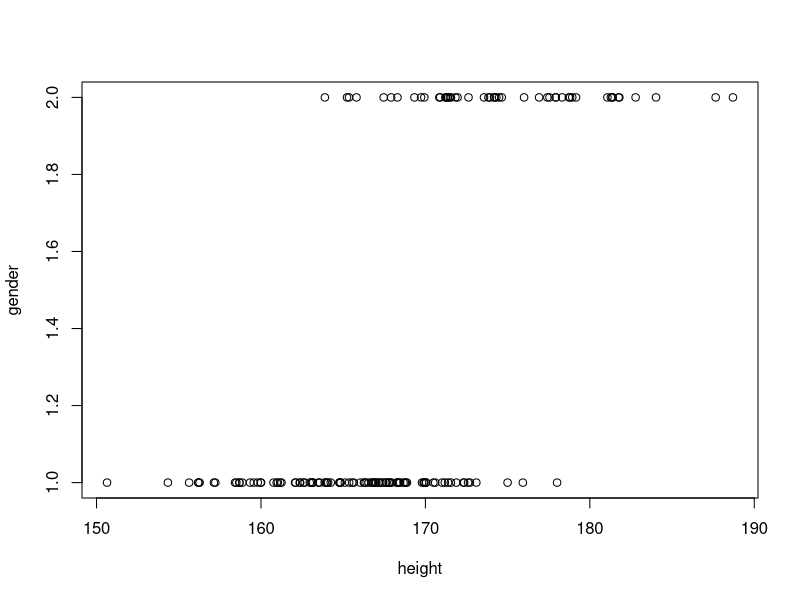

R code for this plot:
## ---- chunk 1
x <- rnorm(100, mean=165, sd=5)
y <- rnorm(50, mean=175, sd=5)

z <- data.frame(height=c(x, y),
                gender=factor(rep(c('female',  'male'),
                                  c(length(x), length(y)))))
z1 <- subset(z, height >= 175)

summary(z1)

with(z1, tapply(height, gender, function(x) c(mean = mean(x),
                                              sd = sd(x))))

plot(z)
